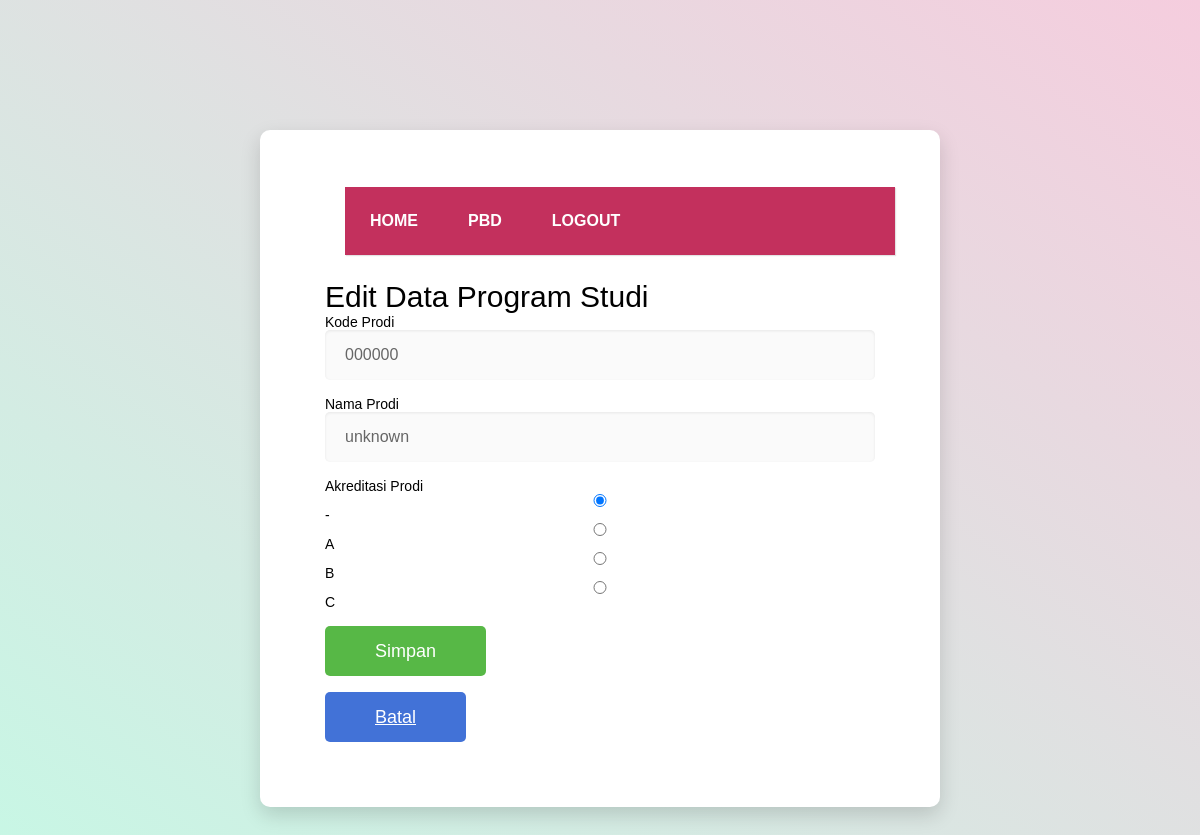
The page /Main/halaman_admin.php?a=edit&id=1 (signed in) on the database its author committed.
### tables this page shows
CREATE TABLE `dt_prodi` (
  `idprodi` int(11) NOT NULL,
  `kdprodi` varchar(6) NOT NULL,
  `nmprodi` varchar(70) NOT NULL,
  `akreditasi` enum('A','B','C','-') NOT NULL DEFAULT '-'
);

### Main/halaman_admin.php (the view, shortened to what this page needs)
<html>
<head>
	<link rel="stylesheet" type="text/css" href="style.css">
</head>
<body>
<div class="page-wrapper bg-gra-03 p-t-130 p-b-100">
	<div class="wrapper wrapper--w680">
<div class="card card-4 ">
	<div class="card-body">
<nav class="menu">
			<ul>
				<li>
					<a href="#">Home</a>
				</li>
				<li>
					<a href="#">PBD</a>
				</li>
				<li>
					<a type="submit" value="<--logout" href="logout.php">LOGOUT</a>
				</li>
			</ul>
		</nav>
<?php
$hub = open_connection();
$a = @$_GET["a"];
$id = @$_GET["id"];
	switch ($a) {
		case 'edit':
		edit_data($id);
			break;
	}
?>
<?php
function edit_data($id){
global $hub;
$query = "select * from dt_prodi where idprodi = $id";
$result = mysqli_query($hub,$query);
$row = mysqli_fetch_array($result);
?>
<h2>Edit Data Program Studi</h2>
<form action="halaman_admin.php?a=list" method="post">
Kode Prodi&nbsp;
<input type="text" name="kdprodi" class="input--style-4" value="<?php echo trim($row["kdprodi"]); ?>"/>
<br>
<br>
Nama Prodi
<input type="text" name="nmprodi" class="input--style-4" value="<?php echo trim($row["nmprodi"]); ?>"/>
<br>
<br>
Akreditasi Prodi
<input type="radio" name="akreditasi" value="-"
<?php if ($row["akreditasi"]=='-' || $row["akreditasi"]=='') {
	echo "checked=\"checked\"";}else {echo "";}
?> >-
<input type="radio" name="akreditasi" value="A"
<?php if ($row["akreditasi"]=='A'){
	echo "checked=\"checked\"";}else {echo "";}
?> >A
<input type="radio" name="akreditasi" value="B"
<?php if ($row["akreditasi"]=='B') {
	echo "checked=\"checked\"";}else {echo "";}
?> >B
<input type="radio" name="akreditasi" value="C"
<?php if ($row["akreditasi"]=='C') {
	echo "checked=\"checked\"";}else {echo "";}
?> >C
<br>
<br>
<button class="btn btn--radius-2 btn--green" type="submit" name="action" value="simpan"> Simpan </button>
<br>
<br>
	<a class="btn btn--radius-2 btn--blue" href="halaman_admin.php?a=list">Batal</a>
</form>
<?php } ?>
</div>
</div>
</div>
</div>
</body>
</html>

### Main/style.css (style rules this page uses)
html { -webkit-box-sizing: border-box; -moz-box-sizing: border-box; box-sizing: border-box; }
* { padding: 0; margin: 0; }
*, *:before, *:after { -webkit-box-sizing: inherit; -moz-box-sizing: inherit; box-sizing: inherit; }
body, h1, h2, h3, h4, h5, h6, blockquote, p, pre, dl, dd, ol, ul, figure, hr, fieldset, legend { margin: 0; padding: 0; }
button { outline: none; background: none; border: none; }
.page-wrapper { min-height: 100vh; }
body { font-family: "Poppins", "Arial", "Helvetica Neue", sans-serif; font-weight: 400; font-size: 14px; }
h1, h2, h3, h4, h5, h6 { font-weight: 400; }
h2 { font-size: 30px; }
.bg-gra-03 { background: -webkit-gradient(linear, left bottom, right top, from(#C6F8E5), to(#F5CDDE)); background: -webkit-linear-gradient(bottom left, #C6F8E5 0%, #F5CDDE 100%); background: -moz-linear-gradient(bottom left, #C6F8E5 0%, #F5CDDE 100%); background: -o-linear-gradient(bottom left, #C6F8E5 0%, #F5CDDE 100%); background: linear-gradient(to top right, #C6F8E5 0%, #F5CDDE 100%); }
.p-t-130 { padding-top: 130px; }
.p-b-100 { padding-bottom: 100px; }
.wrapper { margin: 0 auto; }
.wrapper--w680 { max-width: 680px; }
.btn { display: inline-block; line-height: 50px; padding: 0 50px; -webkit-transition: all 0.4s ease; -o-transition: all 0.4s ease; -moz-transition: all 0.4s ease; transition: all 0.4s ease; cursor: pointer; font-size: 18px; color: #fff; font-family: "Poppins", "Arial", "Helvetica Neue", sans-serif; }
.btn--radius-2 { -webkit-border-radius: 5px; -moz-border-radius: 5px; border-radius: 5px; }
.btn--green { background: #57b846; }
.btn--blue { background: #4272d7; }
input { outline: none; margin: 0; border: none; -webkit-box-shadow: none; -moz-box-shadow: none; box-shadow: none; width: 100%; font-size: 14px; font-family: inherit; }
.input--style-4 { line-height: 50px; background: #fafafa; -webkit-box-shadow: inset 0px 1px 3px 0px rgba(0, 0, 0, 0.08); -moz-box-shadow: inset 0px 1px 3px 0px rgba(0, 0, 0, 0.08); box-shadow: inset 0px 1px 3px 0px rgba(0, 0, 0, 0.08); -webkit-border-radius: 5px; -moz-border-radius: 5px; border-radius: 5px; padding: 0 20px; font-size: 16px; color: #666; -webkit-transition: all 0.4s ease; -o-transition: all 0.4s ease; -moz-transition: all 0.4s ease; transition: all 0.4s ease; }
.card { -webkit-border-radius: 3px; -moz-border-radius: 3px; border-radius: 3px; background: #fff; }
.card-4 { background: #fff; -webkit-border-radius: 10px; -moz-border-radius: 10px; border-radius: 10px; -webkit-box-shadow: 0px 8px 20px 0px rgba(0, 0, 0, 0.15); -moz-box-shadow: 0px 8px 20px 0px rgba(0, 0, 0, 0.15); box-shadow: 0px 8px 20px 0px rgba(0, 0, 0, 0.15); }
.card-4 .card-body { padding: 57px 65px; padding-bottom: 65px; }
nav.menu ul { overflow:hidden; color:#fff; list-style: none; float:left; padding:0; width: 550px; margin:0 20 25; background: #C3305D; -webkit-box-shadow: 1px 1px 1px 0px rgba(204,204,204,0.55); -moz-box-shadow: 1px 1px 1px 0px rgba(204,204,204,0.55); box-shadow: 1px 1px 1px 0px rgba(204,204,204,0.55); }
nav.menu ul li { margin:0; float:left; }
nav.menu ul a { padding:25px; display:block; font-weight:600; font-size: 16px; color:#fff; text-transform: uppercase; transition: all 0.5s ease; text-decoration: none; }

### rows shown on the page
dt_prodi: kdprodi "000000", nmprodi "unknown", akreditasi "☑"
